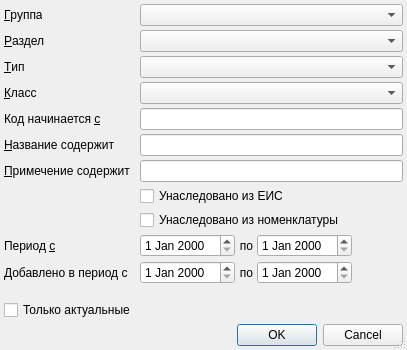
<?xml version="1.0" encoding="UTF-8"?>
<ui version="4.0">
 <class>ServiceFilterDialog</class>
 <widget class="QDialog" name="ServiceFilterDialog">
  <property name="geometry">
   <rect>
    <x>0</x>
    <y>0</y>
    <width>407</width>
    <height>350</height>
   </rect>
  </property>
  <property name="windowTitle">
   <string>Фильтр услуг</string>
  </property>
  <property name="sizeGripEnabled">
   <bool>true</bool>
  </property>
  <layout class="QGridLayout" name="gridLayout">
   <property name="margin">
    <number>4</number>
   </property>
   <property name="spacing">
    <number>4</number>
   </property>
   <item row="0" column="1">
    <widget class="CRBComboBox" name="cmbServiceGroup"/>
   </item>
   <item row="7" column="0">
    <widget class="QLabel" name="label">
     <property name="text">
      <string>&amp;Примечение содержит</string>
     </property>
     <property name="buddy">
      <cstring>edtNote</cstring>
     </property>
    </widget>
   </item>
   <item row="0" column="0">
    <widget class="QLabel" name="lblServiceGroup">
     <property name="sizePolicy">
      <sizepolicy hsizetype="Maximum" vsizetype="Preferred">
       <horstretch>0</horstretch>
       <verstretch>0</verstretch>
      </sizepolicy>
     </property>
     <property name="text">
      <string>&amp;Группа</string>
     </property>
     <property name="buddy">
      <cstring>cmbServiceGroup</cstring>
     </property>
    </widget>
   </item>
   <item row="8" column="1">
    <widget class="QCheckBox" name="chkEIS">
     <property name="text">
      <string>Унаследовано из ЕИС</string>
     </property>
     <property name="tristate">
      <bool>true</bool>
     </property>
    </widget>
   </item>
   <item row="7" column="1">
    <widget class="QLineEdit" name="edtNote"/>
   </item>
   <item row="3" column="0">
    <widget class="QLabel" name="lblClass">
     <property name="sizePolicy">
      <sizepolicy hsizetype="Maximum" vsizetype="Preferred">
       <horstretch>0</horstretch>
       <verstretch>0</verstretch>
      </sizepolicy>
     </property>
     <property name="text">
      <string>&amp;Класс</string>
     </property>
     <property name="buddy">
      <cstring>cmbClass</cstring>
     </property>
    </widget>
   </item>
   <item row="2" column="1">
    <widget class="CRBComboBox" name="cmbType"/>
   </item>
   <item row="12" column="1">
    <layout class="QHBoxLayout" name="horizontalLayout">
     <property name="spacing">
      <number>4</number>
     </property>
     <item>
      <widget class="CDateEdit" name="edtBegDate"/>
     </item>
     <item>
      <widget class="QLabel" name="lblTo">
       <property name="text">
        <string>по</string>
       </property>
       <property name="alignment">
        <set>Qt::AlignRight|Qt::AlignTrailing|Qt::AlignVCenter</set>
       </property>
       <property name="buddy">
        <cstring>edtEndDate</cstring>
       </property>
      </widget>
     </item>
     <item>
      <widget class="CDateEdit" name="edtEndDate"/>
     </item>
     <item>
      <spacer name="horizontalSpacer">
       <property name="orientation">
        <enum>Qt::Horizontal</enum>
       </property>
       <property name="sizeHint" stdset="0">
        <size>
         <width>40</width>
         <height>20</height>
        </size>
       </property>
      </spacer>
     </item>
    </layout>
   </item>
   <item row="14" column="0">
    <widget class="QLabel" name="lblCreatePeriod">
     <property name="text">
      <string>Добавлено в период с</string>
     </property>
     <property name="buddy">
      <cstring>edtCreatePeriodBegDate</cstring>
     </property>
    </widget>
   </item>
   <item row="2" column="0">
    <widget class="QLabel" name="lblType">
     <property name="sizePolicy">
      <sizepolicy hsizetype="Maximum" vsizetype="Preferred">
       <horstretch>0</horstretch>
       <verstretch>0</verstretch>
      </sizepolicy>
     </property>
     <property name="text">
      <string>&amp;Тип</string>
     </property>
     <property name="buddy">
      <cstring>cmbType</cstring>
     </property>
    </widget>
   </item>
   <item row="5" column="0">
    <widget class="QLabel" name="lblName">
     <property name="sizePolicy">
      <sizepolicy hsizetype="Maximum" vsizetype="Preferred">
       <horstretch>0</horstretch>
       <verstretch>0</verstretch>
      </sizepolicy>
     </property>
     <property name="text">
      <string>&amp;Название содержит</string>
     </property>
     <property name="buddy">
      <cstring>edtName</cstring>
     </property>
    </widget>
   </item>
   <item row="3" column="1">
    <widget class="CRBComboBox" name="cmbClass"/>
   </item>
   <item row="9" column="1">
    <widget class="QCheckBox" name="chkNomenclature">
     <property name="text">
      <string>Унаследовано из номенклатуры</string>
     </property>
     <property name="tristate">
      <bool>true</bool>
     </property>
    </widget>
   </item>
   <item row="4" column="1">
    <widget class="QLineEdit" name="edtCode"/>
   </item>
   <item row="1" column="0">
    <widget class="QLabel" name="lblSection">
     <property name="sizePolicy">
      <sizepolicy hsizetype="Maximum" vsizetype="Preferred">
       <horstretch>0</horstretch>
       <verstretch>0</verstretch>
      </sizepolicy>
     </property>
     <property name="text">
      <string>&amp;Раздел</string>
     </property>
     <property name="buddy">
      <cstring>cmbSection</cstring>
     </property>
    </widget>
   </item>
   <item row="5" column="1">
    <widget class="QLineEdit" name="edtName"/>
   </item>
   <item row="1" column="1">
    <widget class="CRBComboBox" name="cmbSection"/>
   </item>
   <item row="4" column="0">
    <widget class="QLabel" name="lblCode">
     <property name="sizePolicy">
      <sizepolicy hsizetype="Maximum" vsizetype="Preferred">
       <horstretch>0</horstretch>
       <verstretch>0</verstretch>
      </sizepolicy>
     </property>
     <property name="text">
      <string>Код начинается &amp;с</string>
     </property>
     <property name="buddy">
      <cstring>edtCode</cstring>
     </property>
    </widget>
   </item>
   <item row="15" column="0">
    <spacer>
     <property name="orientation">
      <enum>Qt::Vertical</enum>
     </property>
     <property name="sizeHint" stdset="0">
      <size>
       <width>20</width>
       <height>0</height>
      </size>
     </property>
    </spacer>
   </item>
   <item row="12" column="0">
    <widget class="QLabel" name="lblPeriod">
     <property name="text">
      <string>Период &amp;c</string>
     </property>
     <property name="buddy">
      <cstring>edtBegDate</cstring>
     </property>
    </widget>
   </item>
   <item row="17" column="0" colspan="2">
    <widget class="QDialogButtonBox" name="buttonBox">
     <property name="standardButtons">
      <set>QDialogButtonBox::Cancel|QDialogButtonBox::Ok</set>
     </property>
    </widget>
   </item>
   <item row="14" column="1">
    <layout class="QHBoxLayout" name="horizontalLayoutCreatePeriod">
     <property name="spacing">
      <number>4</number>
     </property>
     <item>
      <widget class="CDateEdit" name="edtCreatePeriodBegDate"/>
     </item>
     <item>
      <widget class="QLabel" name="lblCreatePeriodTo">
       <property name="text">
        <string>по</string>
       </property>
       <property name="alignment">
        <set>Qt::AlignRight|Qt::AlignTrailing|Qt::AlignVCenter</set>
       </property>
       <property name="buddy">
        <cstring>edtCreatePeriodEndDate</cstring>
       </property>
      </widget>
     </item>
     <item>
      <widget class="CDateEdit" name="edtCreatePeriodEndDate"/>
     </item>
     <item>
      <spacer name="horizontalSpacerCreatePeriod">
       <property name="orientation">
        <enum>Qt::Horizontal</enum>
       </property>
       <property name="sizeHint" stdset="0">
        <size>
         <width>40</width>
         <height>20</height>
        </size>
       </property>
      </spacer>
     </item>
    </layout>
   </item>
   <item row="16" column="0">
    <widget class="QCheckBox" name="chkCloseServices">
     <property name="text">
      <string>Только актуальные</string>
     </property>
     <property name="tristate">
      <bool>false</bool>
     </property>
    </widget>
   </item>
  </layout>
 </widget>
 <customwidgets>
  <customwidget>
   <class>CRBComboBox</class>
   <extends>QComboBox</extends>
   <header>library/crbcombobox.h</header>
  </customwidget>
  <customwidget>
   <class>CDateEdit</class>
   <extends>QDateEdit</extends>
   <header>library/DateEdit.h</header>
  </customwidget>
 </customwidgets>
 <tabstops>
  <tabstop>cmbServiceGroup</tabstop>
  <tabstop>cmbSection</tabstop>
  <tabstop>cmbType</tabstop>
  <tabstop>cmbClass</tabstop>
  <tabstop>edtCode</tabstop>
  <tabstop>edtName</tabstop>
  <tabstop>edtNote</tabstop>
  <tabstop>chkEIS</tabstop>
  <tabstop>chkNomenclature</tabstop>
  <tabstop>edtBegDate</tabstop>
  <tabstop>edtEndDate</tabstop>
  <tabstop>edtCreatePeriodBegDate</tabstop>
  <tabstop>edtCreatePeriodEndDate</tabstop>
  <tabstop>buttonBox</tabstop>
 </tabstops>
 <resources/>
 <connections>
  <connection>
   <sender>buttonBox</sender>
   <signal>rejected()</signal>
   <receiver>ServiceFilterDialog</receiver>
   <slot>reject()</slot>
   <hints>
    <hint type="sourcelabel">
     <x>141</x>
     <y>299</y>
    </hint>
    <hint type="destinationlabel">
     <x>133</x>
     <y>146</y>
    </hint>
   </hints>
  </connection>
  <connection>
   <sender>buttonBox</sender>
   <signal>accepted()</signal>
   <receiver>ServiceFilterDialog</receiver>
   <slot>accept()</slot>
   <hints>
    <hint type="sourcelabel">
     <x>141</x>
     <y>299</y>
    </hint>
    <hint type="destinationlabel">
     <x>133</x>
     <y>146</y>
    </hint>
   </hints>
  </connection>
 </connections>
</ui>
